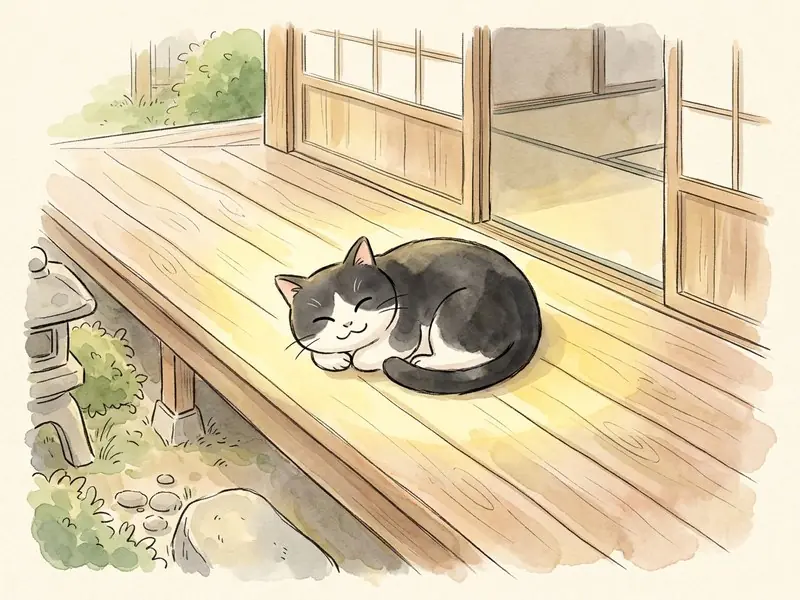
#> input picture assets/engawa.webp, 800 x 600 px
$ python recortar.py ../assets/engawa.webp ../assets/head-avisos.webp 5
#> lines starting #> are read from the running program, lines starting #| are printed output that depends on the picture; after the words box and inside, x2 and y2 are one past the last pixel; in counts of white or black regions, pixels touching at a corner belong together
# Prepara una ilustración de Gemini: recorta, pasa el blanco a transparente y guarda WebP.
# Uso: python tools/recortar.py imagen.png assets/head-x.webp [alto=150]
import sys
from PIL import Image, ImageChops
src, dst = sys.argv[1], sys.argv[2]
im = Image.open(src).convert("RGB")
#> im is the input picture: PIL image 800x600 RGB; mean R, G, B 219.5, 204.5, 172.6
w, h = im.size
#> w = 800; h = 600
im = im.crop((4, 4, w - 4, h - 4))  # descarta bordes del escaneo
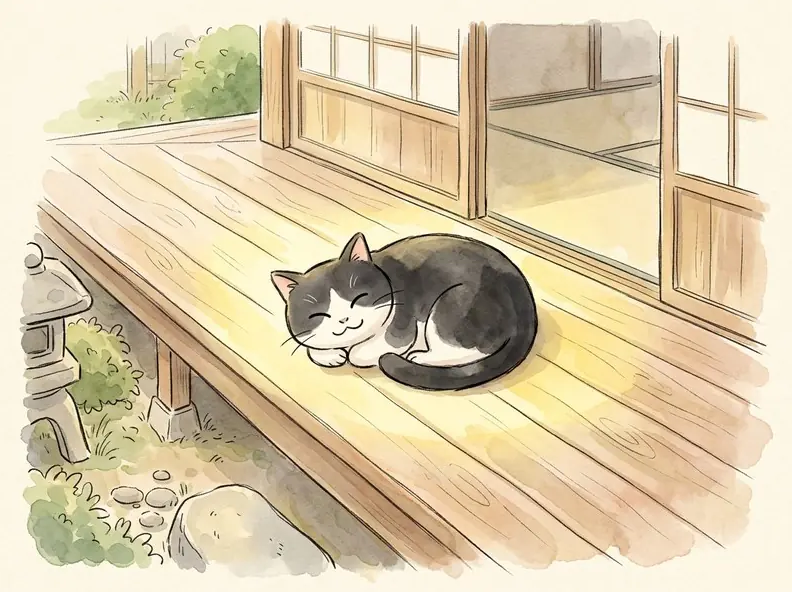
#> im: PIL image 792x592 RGB; mean R, G, B 218.7, 203.5, 171.2
# recorte al contenido
diff = ImageChops.difference(im, Image.new("RGB", im.size, (255, 255, 255))).convert("L").point(lambda v: 255 if v > 18 else 0)
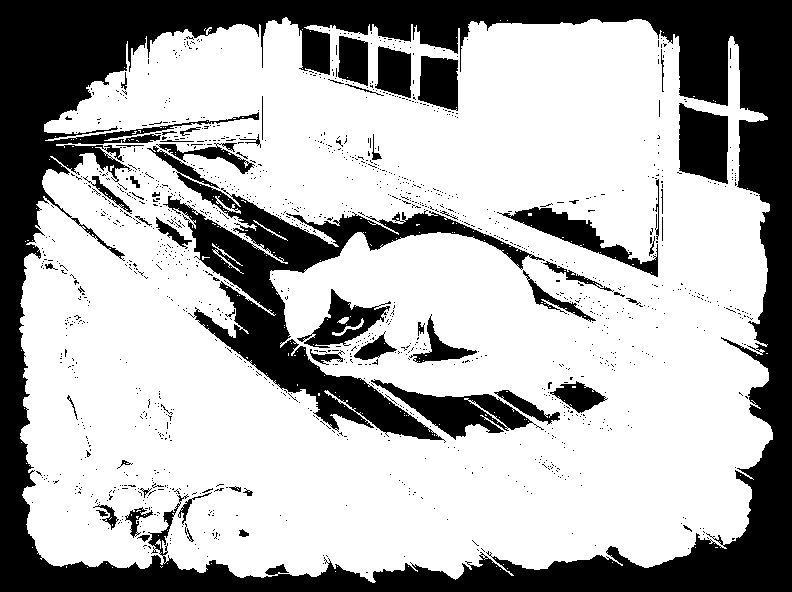
#> diff: PIL image 792x592 L; 68.8% white; 1381 black regions (1323 under 20 px), largest, box (x1, y1, x2, y2) and area: (0, 0, 792, 592) 98209, (147, 146, 545, 443) 21603, (371, 379, 544, 440) 3510
x0, y0, x1, y1 = diff.getbbox()
#> x0 = 19; y0 = 17; x1 = 773; y1 = 583
pad = 6
im = im.crop((max(0, x0 - pad), max(0, y0 - pad), min(im.width, x1 + pad), min(im.height, y1 + pad)))
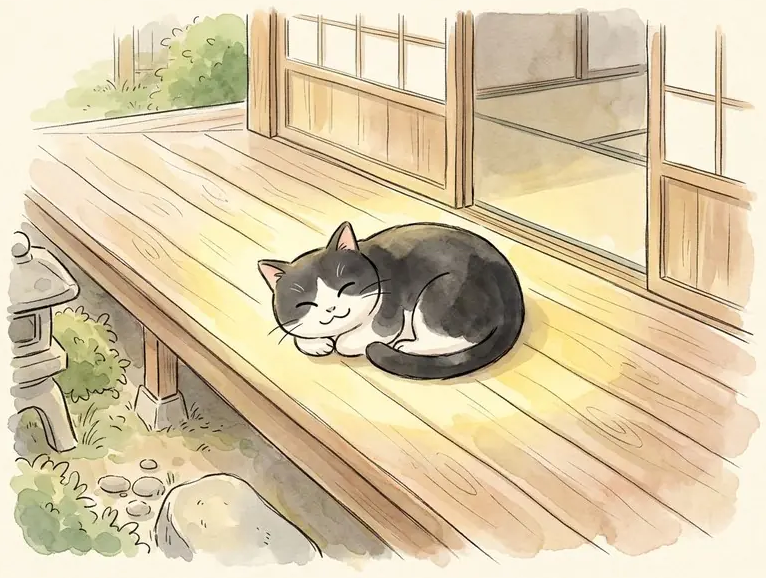
#> im: PIL image 766x578 RGB; mean R, G, B 216.7, 201, 167.8
# blanco → transparente (color-to-alpha)
px = im.load(); out = Image.new("RGBA", im.size); po = out.load()
#> after `out = Image.new('RGBA', im.size)`: out: PIL image 766x578 RGBA; every value is 0
for y in range(im.height):
    for x in range(im.width):
        r, g, b = px[x, y]
        a = 255 - min(r, g, b)
        if a < 10: po[x, y] = (0, 0, 0, 0); continue
        f = a / 255
        un = lambda c: max(0, min(255, round((c - 255 * (1 - f)) / f)))
        po[x, y] = (un(r), un(g), un(b), a)
H = int(sys.argv[3]) if len(sys.argv) > 3 else 150
out = out.resize((round(out.width * H / out.height), H), Image.LANCZOS)
out.save(dst, "WEBP", quality=88, method=6)
print(out.size)
#| (7, 5)
